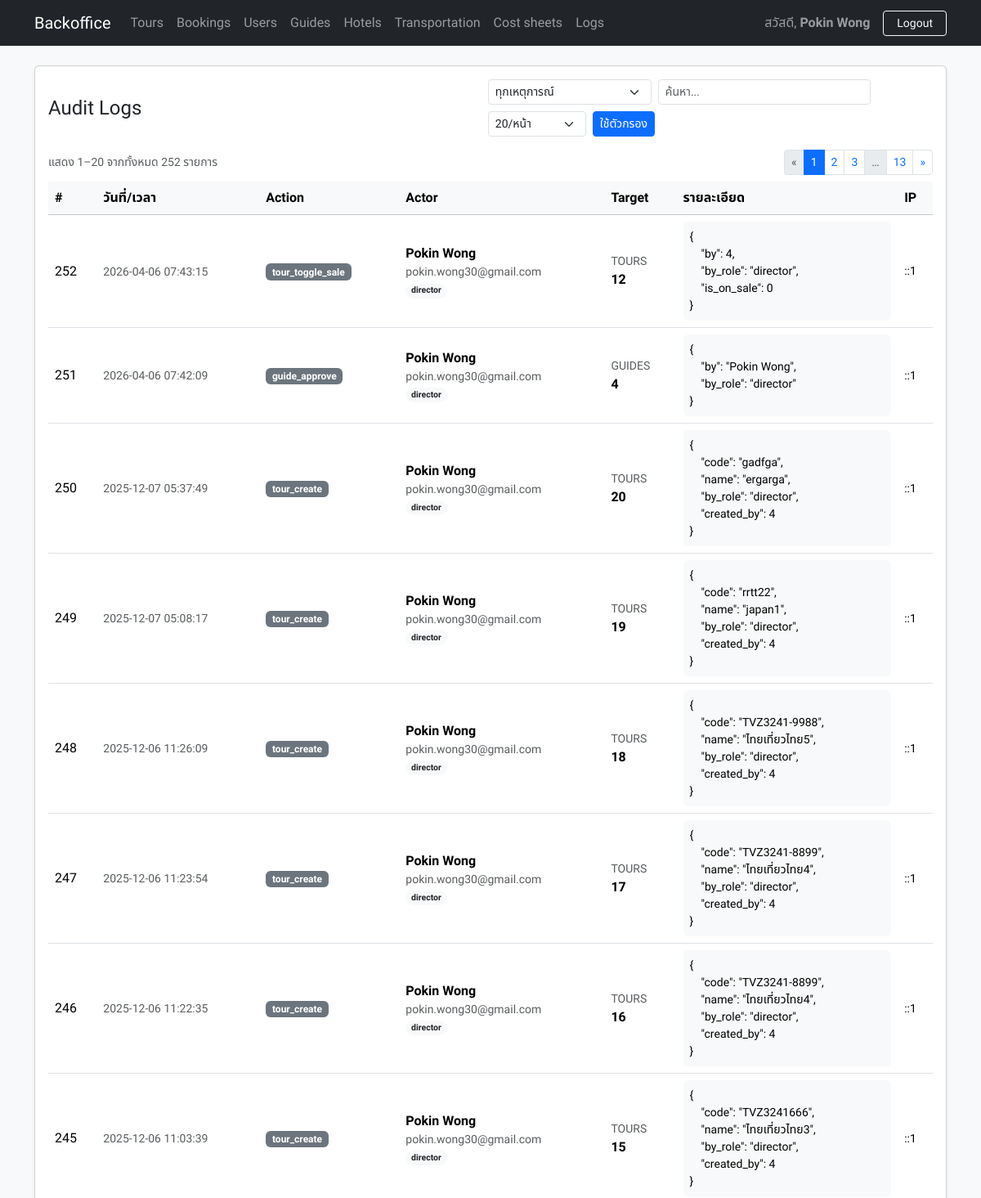
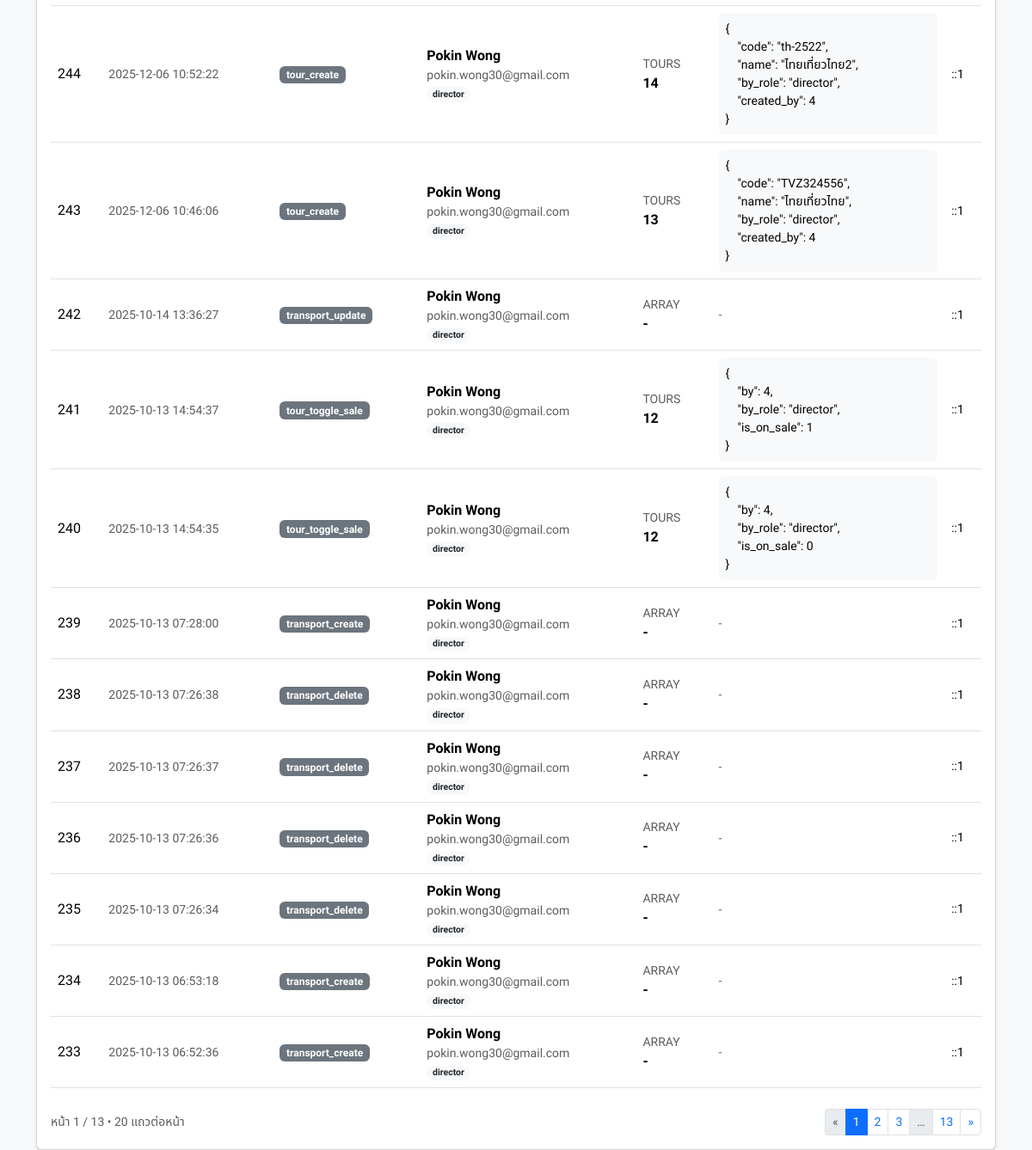
Screenshot of /public/logs.php (signed in) with the database file from the repository (2 pictures, top to bottom).
### tables this page shows
CREATE TABLE `audit_logs` (
  `id` bigint NOT NULL,
  `action` varchar(100) NOT NULL,
  `actor_id` int DEFAULT NULL,
  `actor_role` enum('director','manager','officer','non-admin','guest') DEFAULT NULL,
  `target_table` varchar(100) DEFAULT NULL,
  `target_id` varchar(100) DEFAULT NULL,
  `details` json DEFAULT NULL,
  `ip` varbinary(16) DEFAULT NULL,
  `user_agent` varchar(255) DEFAULT NULL,
  `created_at` timestamp NULL DEFAULT CURRENT_TIMESTAMP
);

CREATE TABLE `users` (
  `id` int NOT NULL,
  `email` varchar(190) NOT NULL,
  `password` varchar(255) NOT NULL,
  `full_name` varchar(190) NOT NULL,
  `role` enum('director','manager','officer','non-admin') NOT NULL DEFAULT 'non-admin',
  `created_at` timestamp NULL DEFAULT CURRENT_TIMESTAMP
);

### includes/audit.php (called while the page is built, shortened)
<?php
function _bin_to_ip($bin) {
  $ip = @inet_ntop($bin);
  return $ip ?: null;
}
function audit_format_row(array $row) {
  if (isset($row['ip'])) {
    $row['ip_human'] = _bin_to_ip($row['ip']) ?: '';
  }
  if (!empty($row['details'])) {
    $decoded = json_decode($row['details'], true);
    if (json_last_error() === JSON_ERROR_NONE && is_array($decoded)) {
      $row['details_array'] = $decoded;
    }
  }
  return $row;
}

### public/logs.php (the view, shortened to what this page needs)
<?php
require_once __DIR__.'/../includes/layout.php';
require_once __DIR__.'/../includes/audit.php';
$q        = trim($_GET['q'] ?? '');
$perPage = (int)($_GET['per_page'] ?? 20);
$page = (int)($_GET['page'] ?? 1);
$params = [];
$countSql = "
  SELECT COUNT(a.id) AS total_rows
  FROM audit_logs a
  LEFT JOIN users u ON u.id = a.actor_id
";
$countStmt = $pdo->prepare($countSql);
$countStmt->execute($params);
$totalRows = (int)$countStmt->fetchColumn();
$totalPages = max(1, (int)ceil($totalRows / $perPage));
$offset = ($page - 1) * $perPage;
$listSql = "
  SELECT a.*, u.full_name AS actor_name, u.email AS actor_email
  FROM audit_logs a
  LEFT JOIN users u ON u.id = a.actor_id
";
$listSql .= " ORDER BY a.id DESC LIMIT :limit OFFSET :offset";
$listStmt = $pdo->prepare($listSql);
$listStmt->bindValue(':limit',  $perPage, PDO::PARAM_INT);
$listStmt->bindValue(':offset', $offset,  PDO::PARAM_INT);
$listStmt->execute();
$rows = $listStmt->fetchAll(PDO::FETCH_ASSOC);
$rows = array_map('audit_format_row', $rows);
function build_query(array $extra = []) {
  $base = [
    'action'   => $_GET['action'] ?? '',
    'q'        => $_GET['q'] ?? '',
    'per_page' => $_GET['per_page'] ?? 20,
  ];
  $query = http_build_query(array_merge($base, $extra));
  return '?'.$query;
}
?>
<div class="card shadow-sm">
  <div class="card-body">
    <div class="d-flex flex-wrap justify-content-between align-items-center mb-3 gap-2">
      <h4 class="mb-0">Audit Logs</h4>
      <form class="d-flex flex-wrap gap-2" method="get">
        <select name="action" class="form-select form-select-sm" style="max-width:200px">
          <option value="">ทุกเหตุการณ์</option>
        </select>
        <input type="text" name="q" class="form-control form-control-sm" placeholder="ค้นหา..." value="<?= htmlspecialchars($q) ?>" style="max-width:260px">
        <select name="per_page" class="form-select form-select-sm" style="max-width:120px">
          <?php foreach ([20,50,100] as $pp): ?>
            <option value="<?= $pp ?>" <?= $perPage===$pp?'selected':'' ?>><?= $pp ?>/หน้า</option>
          <?php endforeach; ?>
        </select>
        <button class="btn btn-sm btn-primary">ใช้ตัวกรอง</button>
      </form>
    </div>
    <div class="d-flex justify-content-between align-items-center mb-2">
      <div class="small text-muted">
        <?php
          $from = $totalRows ? ($offset + 1) : 0;
          $to   = $totalRows ? min($offset + $perPage, $totalRows) : 0;
        ?>
        แสดง <?= $from ?>–<?= $to ?> จากทั้งหมด <?= number_format($totalRows) ?> รายการ
      </div>
      <?php if ($totalPages > 1): ?>
      <nav aria-label="Logs pagination top">
        <ul class="pagination pagination-sm mb-0">
          <?php
            $prevDisabled = $page <= 1 ? ' disabled' : '';
            $nextDisabled = $page >= $totalPages ? ' disabled' : '';
          ?>
          <li class="page-item<?= $prevDisabled ?>">
            <a class="page-link" href="<?= $page>1 ? build_query(['page'=>$page-1]) : '#' ?>" aria-label="Previous">
              <span aria-hidden="true">&laquo;</span>
            </a>
          </li>
          <?php
            $window = 2;
            $start = max(1, $page - $window);
            $end   = min($totalPages, $page + $window);
            for ($i=$start; $i<=$end; $i++) {
              $active = $i === $page ? ' active' : '';
              echo '<li class="page-item'.$active.'"><a class="page-link" href="'.build_query(['page'=>$i]).'">'.$i.'</a></li>';
            }
            if ($end < $totalPages) {
              if ($end < $totalPages - 1) echo '<li class="page-item disabled"><span class="page-link">…</span></li>';
              echo '<li class="page-item"><a class="page-link" href="'.build_query(['page'=>$totalPages]).'">'.$totalPages.'</a></li>';
            }
          ?>
          <li class="page-item<?= $nextDisabled ?>">
            <a class="page-link" href="<?= $page<$totalPages ? build_query(['page'=>$page+1]) : '#' ?>" aria-label="Next">
              <span aria-hidden="true">&raquo;</span>
            </a>
          </li>
        </ul>
      </nav>
      <?php endif; ?>
    </div>
    <div class="table-responsive">
      <table class="table table-hover align-middle">
        <thead class="table-light">
          <tr>
            <th>#</th>
            <th>วันที่/เวลา</th>
            <th>Action</th>
            <th>Actor</th>
            <th>Target</th>
            <th>รายละเอียด</th>
            <th>IP</th>
          </tr>
        </thead>
        <tbody>
          <?php if (!$rows): ?>
            <tr><td colspan="7" class="text-center text-muted py-4">ยังไม่มีบันทึก</td></tr>
          <?php else: ?>
            <?php foreach ($rows as $r): ?>
              <tr>
                <td><?= (int)$r['id'] ?></td>
                <td><span class="text-muted small"><?= htmlspecialchars($r['created_at']) ?></span></td>
                <td><span class="badge bg-secondary"><?= htmlspecialchars($r['action']) ?></span></td>
                <td>
                  <?php if (!empty($r['actor_name'])): ?>
                    <div class="fw-semibold"><?= htmlspecialchars($r['actor_name']) ?></div>
                    <div class="small text-muted"><?= htmlspecialchars($r['actor_email']) ?></div>
                  <?php else: ?>
                    <span class="text-muted">system/guest</span>
                  <?php endif; ?>
                  <div class="small"><span class="badge rounded-pill bg-light text-dark"><?= htmlspecialchars($r['actor_role'] ?? '') ?></span></div>
                </td>
                <td>
                  <div class="small text-uppercase text-muted"><?= htmlspecialchars($r['target_table'] ?? '-') ?></div>
                  <div class="fw-semibold"><?= htmlspecialchars($r['target_id'] ?? '-') ?></div>
                </td>
                <td style="max-width:360px;">
                  <?php if (!empty($r['details_array'])): ?>
                    <pre class="small bg-light p-2 rounded mb-0" style="white-space:pre-wrap;"><?= htmlspecialchars(json_encode($r['details_array'], JSON_UNESCAPED_UNICODE|JSON_PRETTY_PRINT)) ?></pre>
                  <?php else: ?>
                    <span class="text-muted small">-</span>
                  <?php endif; ?>
                </td>
                <td class="small"><?= htmlspecialchars($r['ip_human'] ?? '') ?></td>
              </tr>
            <?php endforeach; ?>
          <?php endif; ?>
        </tbody>
      </table>
    </div>
    <?php if ($totalPages > 1): ?>
    <div class="d-flex justify-content-between align-items-center mt-2">
      <div class="small text-muted">
        หน้า <?= $page ?> / <?= $totalPages ?> • <?= $perPage ?> แถวต่อหน้า
      </div>
      <nav aria-label="Logs pagination bottom">
        <ul class="pagination pagination-sm mb-0">
          <?php
            $prevDisabled = $page <= 1 ? ' disabled' : '';
            $nextDisabled = $page >= $totalPages ? ' disabled' : '';
          ?>
          <li class="page-item<?= $prevDisabled ?>">
            <a class="page-link" href="<?= $page>1 ? build_query(['page'=>$page-1]) : '#' ?>" aria-label="Previous">
              <span aria-hidden="true">&laquo;</span>
            </a>
          </li>
          <?php
            $window = 2;
            $start = max(1, $page - $window);
            $end   = min($totalPages, $page + $window);
            for ($i=$start; $i<=$end; $i++) {
              $active = $i === $page ? ' active' : '';
              echo '<li class="page-item'.$active.'"><a class="page-link" href="'.build_query(['page'=>$i]).'">'.$i.'</a></li>';
            }
            if ($end < $totalPages) {
              if ($end < $totalPages - 1) echo '<li class="page-item disabled"><span class="page-link">…</span></li>';
              echo '<li class="page-item"><a class="page-link" href="'.build_query(['page'=>$totalPages]).'">'.$totalPages.'</a></li>';
            }
          ?>
          <li class="page-item<?= $nextDisabled ?>">
            <a class="page-link" href="<?= $page<$totalPages ? build_query(['page'=>$page+1]) : '#' ?>" aria-label="Next">
              <span aria-hidden="true">&raquo;</span>
            </a>
          </li>
        </ul>
      </nav>
    </div>
    <?php endif; ?>
  </div>
</div>

### includes/layout.php (style rules this page uses)
:root { --bs-body-font-family: 'Poppins', 'Kanit', system-ui, -apple-system, 'Segoe UI', Roboto, 'Helvetica Neue', Arial, 'Noto Sans Thai', sans-serif; --bs-font-sans-serif: var(--bs-body-font-family); }
html, body { font-family: var(--bs-body-font-family); -webkit-font-smoothing: antialiased; -moz-osx-font-smoothing: grayscale; text-rendering: optimizeLegibility; font-variant-numeric: tabular-nums; }
:lang(th) { font-family: 'Kanit', 'Poppins', system-ui, -apple-system, 'Segoe UI', Roboto, 'Helvetica Neue', Arial, 'Noto Sans Thai', sans-serif; }

### rows the page displays
audit_logs: id "252", created_at "2026-04-06 07:43:15", action "tour_toggle_sale", users.full_name "Pokin Wong", users.email "pokin.wong30@gmail.com", actor_role "director", target_table "TOURS", target "12", details_array "{ \"by\": 4, \"by_role\": \"director\", \"is_on_sale\": 0 }", ip_human "::1"
audit_logs: id "251", created_at "2026-04-06 07:42:09", action "guide_approve", users.full_name "Pokin Wong", users.email "pokin.wong30@gmail.com", actor_role "director", target_table "GUIDES", target "4", details_array "{ \"by\": \"Pokin Wong\", \"by_role\": \"director\" }", ip_human "::1"
audit_logs: id "250", created_at "2025-12-07 05:37:49", action "tour_create", users.full_name "Pokin Wong", users.email "pokin.wong30@gmail.com", actor_role "director", target_table "TOURS", target "20", details_array "{ \"code\": \"gadfga\", \"name\": \"ergarga\", \"by_role\": \"director\", \"created_by\": 4 }", ip_human "::1"
audit_logs: id "249", created_at "2025-12-07 05:08:17", action "tour_create", users.full_name "Pokin Wong", users.email "pokin.wong30@gmail.com", actor_role "director", target_table "TOURS", target "19", details_array "{ \"code\": \"rrtt22\", \"name\": \"japan1\", \"by_role\": \"director\", \"created_by\": 4 }", ip_human "::1"
audit_logs: id "248", created_at "2025-12-06 11:26:09", action "tour_create", users.full_name "Pokin Wong", users.email "pokin.wong30@gmail.com", actor_role "director", target_table "TOURS", target "18", details_array "{ \"code\": \"TVZ3241-9988\", \"name\": \"ไทยเที่ยวไทย5\", \"by_role\": \"director\", \"created_by\": 4 }", ip_human "::1"
audit_logs: id "247", created_at "2025-12-06 11:23:54", action "tour_create", users.full_name "Pokin Wong", users.email "pokin.wong30@gmail.com", actor_role "director", target_table "TOURS", target "17", details_array "{ \"code\": \"TVZ3241-8899\", \"name\": \"ไทยเที่ยวไทย4\", \"by_role\": \"director\", \"created_by\": 4 }", ip_human "::1"
audit_logs: id "246", created_at "2025-12-06 11:22:35", action "tour_create", users.full_name "Pokin Wong", users.email "pokin.wong30@gmail.com", actor_role "director", target_table "TOURS", target "16", details_array "{ \"code\": \"TVZ3241-8899\", \"name\": \"ไทยเที่ยวไทย4\", \"by_role\": \"director\", \"created_by\": 4 }", ip_human "::1"
audit_logs: id "245", created_at "2025-12-06 11:03:39", action "tour_create", users.full_name "Pokin Wong", users.email "pokin.wong30@gmail.com", actor_role "director", target_table "TOURS", target "15", details_array "{ \"code\": \"TVZ3241666\", \"name\": \"ไทยเที่ยวไทย3\", \"by_role\": \"director\", \"created_by\": 4 }", ip_human "::1"
audit_logs: id "244", created_at "2025-12-06 10:52:22", action "tour_create", users.full_name "Pokin Wong", users.email "pokin.wong30@gmail.com", actor_role "director", target_table "TOURS", target "14", details_array "{ \"code\": \"th-2522\", \"name\": \"ไทยเที่ยวไทย2\", \"by_role\": \"director\", \"created_by\": 4 }", ip_human "::1"
audit_logs: id "243", created_at "2025-12-06 10:46:06", action "tour_create", users.full_name "Pokin Wong", users.email "pokin.wong30@gmail.com", actor_role "director", target_table "TOURS", target "13", details_array "{ \"code\": \"TVZ324556\", \"name\": \"ไทยเที่ยวไทย\", \"by_role\": \"director\", \"created_by\": 4 }", ip_human "::1"
audit_logs: id "242", created_at "2025-10-14 13:36:27", action "transport_update", users.full_name "Pokin Wong", users.email "pokin.wong30@gmail.com", actor_role "director", target_table "ARRAY", target "-", ip_human "::1"
audit_logs: id "241", created_at "2025-10-13 14:54:37", action "tour_toggle_sale", users.full_name "Pokin Wong", users.email "pokin.wong30@gmail.com", actor_role "director", target_table "TOURS", target "12", details_array "{ \"by\": 4, \"by_role\": \"director\", \"is_on_sale\": 1 }", ip_human "::1"
audit_logs: id "240", created_at "2025-10-13 14:54:35", action "tour_toggle_sale", users.full_name "Pokin Wong", users.email "pokin.wong30@gmail.com", actor_role "director", target_table "TOURS", target "12", details_array "{ \"by\": 4, \"by_role\": \"director\", \"is_on_sale\": 0 }", ip_human "::1"
audit_logs: id "239", created_at "2025-10-13 07:28:00", action "transport_create", users.full_name "Pokin Wong", users.email "pokin.wong30@gmail.com", actor_role "director", target_table "ARRAY", target "-", ip_human "::1"
audit_logs: id "238", created_at "2025-10-13 07:26:38", action "transport_delete", users.full_name "Pokin Wong", users.email "pokin.wong30@gmail.com", actor_role "director", target_table "ARRAY", target "-", ip_human "::1"
audit_logs: id "237", created_at "2025-10-13 07:26:37", action "transport_delete", users.full_name "Pokin Wong", users.email "pokin.wong30@gmail.com", actor_role "director", target_table "ARRAY", target "-", ip_human "::1"
audit_logs: id "236", created_at "2025-10-13 07:26:36", action "transport_delete", users.full_name "Pokin Wong", users.email "pokin.wong30@gmail.com", actor_role "director", target_table "ARRAY", target "-", ip_human "::1"
audit_logs: id "235", created_at "2025-10-13 07:26:34", action "transport_delete", users.full_name "Pokin Wong", users.email "pokin.wong30@gmail.com", actor_role "director", target_table "ARRAY", target "-", ip_human "::1"
audit_logs: id "234", created_at "2025-10-13 06:53:18", action "transport_create", users.full_name "Pokin Wong", users.email "pokin.wong30@gmail.com", actor_role "director", target_table "ARRAY", target "-", ip_human "::1"
audit_logs: id "233", created_at "2025-10-13 06:52:36", action "transport_create", users.full_name "Pokin Wong", users.email "pokin.wong30@gmail.com", actor_role "director", target_table "ARRAY", target "-", ip_human "::1"

### other values shown
$_SESSION['user']['full_name'] "Pokin Wong"
$from "1"
$to "20"
$totalRows "252"
$totalPages "13"
$page "1"
$perPage "20"
form field per_page "20/หน้า"
